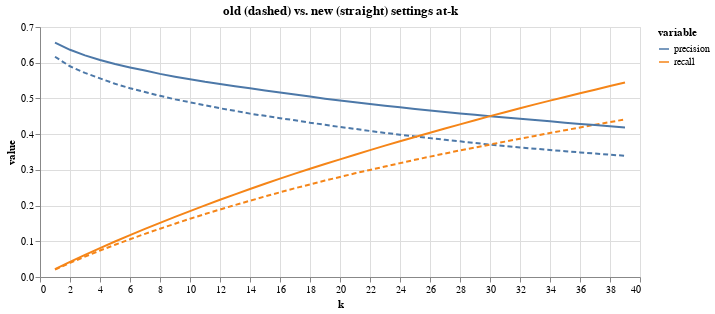

The notebook cell this image was saved under:
### Code cell
import altair as alt

p1 = (alt.Chart(plot_df.loc[lambda d: d['setting'] == 'orig'])
  .mark_line(strokeDash=[5,3])
  .encode(x='k', y='value', color='variable')
  .properties(width=600, height=250)
  .interactive())

p2 = (alt.Chart(plot_df.loc[lambda d: d['setting'] == 'new'])
  .mark_line()
  .encode(x='k', y='value', color='variable')
  .properties(width=600, height=250)
  .interactive())

(p1 + p2).properties(title="old (dashed) vs. new (straight) results at-k")

### Figure 1 — Vega-Lite specification as saved in the notebook (floating-point values rounded to 4 significant figures)
{"config": {"view": {"continuousWidth": 400, "continuousHeight": 300}}, "layer": [{"data": {"name": "data-dadf82f9e97c86c9e017e3d22ff7dcf6"}, "mark": {"type": "line", "strokeDash": [5, 3]}, "encoding": {"color": {"type": "nominal", "field": "variable"}, "x": {"type": "quantitative", "field": "k"}, "y": {"type": "quantitative", "field": "value"}}, "height": 250, "selection": {"selector029": {"type": "interval", "bind": "scales", "encodings": ["x", "y"]}}, "width": 600}, {"data": {"name": "data-b4b51f601ddf0705ff19eae62b3a4007"}, "mark": "line", "encoding": {"color": {"type": "nominal", "field": "variable"}, "x": {"type": "quantitative", "field": "k"}, "y": {"type": "quantitative", "field": "value"}}, "height": 250, "selection": {"selector030": {"type": "interval", "bind": "scales", "encodings": ["x", "y"]}}, "width": 600}], "title": "old (dashed) vs. new (straight) settings at-k", "$schema": "https://vega.github.io/schema/vega-lite/v4.8.1.json", "datasets": {"data-dadf82f9e97c86c9e017e3d22ff7dcf6": [{"k": 1, "setting": "orig", "variable": "precision", "value": 0.6167}, {"k": 2, "setting": "orig", "variable": "precision", "value": 0.59}, {"k": 3, "setting": "orig", "variable": "precision", "value": 0.5714}, {"k": 4, "setting": "orig", "variable": "precision", "value": 0.5562}, {"k": 5, "setting": "orig", "variable": "precision", "value": 0.541}, {"k": 6, "setting": "orig", "variable": "precision", "value": 0.5287}, {"k": 7, "setting": "orig", "variable": "precision", "value": 0.518}, {"k": 8, "setting": "orig", "variable": "precision", "value": 0.5073}, {"k": 9, "setting": "orig", "variable": "precision", "value": 0.4974}, {"k": 10, "setting": "orig", "variable": "precision", "value": 0.4892}, {"k": 11, "setting": "orig", "variable": "precision", "value": 0.4809}, {"k": 12, "setting": "orig", "variable": "precision", "value": 0.4724}, {"k": 13, "setting": "orig", "variable": "precision", "value": 0.4652}, {"k": 14, "setting": "orig", "variable": "precision", "value": 0.4574}, {"k": 15, "setting": "orig", "variable": "precision", "value": 0.4512}, {"k": 16, "setting": "orig", "variable": "precision", "value": 0.4447}, {"k": 17, "setting": "orig", "variable": "precision", "value": 0.4388}, {"k": 18, "setting": "orig", "variable": "precision", "value": 0.432}, {"k": 19, "setting": "orig", "variable": "precision", "value": 0.4263}, {"k": 20, "setting": "orig", "variable": "precision", "value": 0.42}, {"k": 21, "setting": "orig", "variable": "precision", "value": 0.4147}, {"k": 22, "setting": "orig", "variable": "precision", "value": 0.4089}, {"k": 23, "setting": "orig", "variable": "precision", "value": 0.4035}, {"k": 24, "setting": "orig", "variable": "precision", "value": 0.3985}, {"k": 25, "setting": "orig", "variable": "precision", "value": 0.3937}, {"k": 26, "setting": "orig", "variable": "precision", "value": 0.3888}, {"k": 27, "setting": "orig", "variable": "precision", "value": 0.3842}, {"k": 28, "setting": "orig", "variable": "precision", "value": 0.3798}, {"k": 29, "setting": "orig", "variable": "precision", "value": 0.3751}, {"k": 30, "setting": "orig", "variable": "precision", "value": 0.3708}, {"k": 31, "setting": "orig", "variable": "precision", "value": 0.3668}, {"k": 32, "setting": "orig", "variable": "precision", "value": 0.3628}, {"k": 33, "setting": "orig", "variable": "precision", "value": 0.3591}, {"k": 34, "setting": "orig", "variable": "precision", "value": 0.3557}, {"k": 35, "setting": "orig", "variable": "precision", "value": 0.3523}, {"k": 36, "setting": "orig", "variable": "precision", "value": 0.3489}, {"k": 37, "setting": "orig", "variable": "precision", "value": 0.3457}, {"k": 38, "setting": "orig", "variable": "precision", "value": 0.3425}, {"k": 39, "setting": "orig", "variable": "precision", "value": 0.3394}, {"k": 1, "setting": "orig", "variable": "recall", "value": 0.02056}, {"k": 2, "setting": "orig", "variable": "recall", "value": 0.03933}, {"k": 3, "setting": "orig", "variable": "recall", "value": 0.05714}, {"k": 4, "setting": "orig", "variable": "recall", "value": 0.07416}, {"k": 5, "setting": "orig", "variable": "recall", "value": 0.09017}, {"k": 6, "setting": "orig", "variable": "recall", "value": 0.1057}, {"k": 7, "setting": "orig", "variable": "recall", "value": 0.1209}, {"k": 8, "setting": "orig", "variable": "recall", "value": 0.1353}, {"k": 9, "setting": "orig", "variable": "recall", "value": 0.1492}, {"k": 10, "setting": "orig", "variable": "recall", "value": 0.1631}, {"k": 11, "setting": "orig", "variable": "recall", "value": 0.1763}, {"k": 12, "setting": "orig", "variable": "recall", "value": 0.189}, {"k": 13, "setting": "orig", "variable": "recall", "value": 0.2016}, {"k": 14, "setting": "orig", "variable": "recall", "value": 0.2135}, {"k": 15, "setting": "orig", "variable": "recall", "value": 0.2256}, {"k": 16, "setting": "orig", "variable": "recall", "value": 0.2372}, {"k": 17, "setting": "orig", "variable": "recall", "value": 0.2486}, {"k": 18, "setting": "orig", "variable": "recall", "value": 0.2592}, {"k": 19, "setting": "orig", "variable": "recall", "value": 0.27}, {"k": 20, "setting": "orig", "variable": "recall", "value": 0.28}, {"k": 21, "setting": "orig", "variable": "recall", "value": 0.2903}, {"k": 22, "setting": "orig", "variable": "recall", "value": 0.2998}, {"k": 23, "setting": "orig", "variable": "recall", "value": 0.3094}, {"k": 24, "setting": "orig", "variable": "recall", "value": 0.3188}, {"k": 25, "setting": "orig", "variable": "recall", "value": 0.328}, {"k": 26, "setting": "orig", "variable": "recall", "value": 0.337}, {"k": 27, "setting": "orig", "variable": "recall", "value": 0.3458}, {"k": 28, "setting": "orig", "variable": "recall", "value": 0.3545}, {"k": 29, "setting": "orig", "variable": "recall", "value": 0.3626}, {"k": 30, "setting": "orig", "variable": "recall", "value": 0.3708}, {"k": 31, "setting": "orig", "variable": "recall", "value": 0.3791}, {"k": 32, "setting": "orig", "variable": "recall", "value": 0.387}, {"k": 33, "setting": "orig", "variable": "recall", "value": 0.3951}, {"k": 34, "setting": "orig", "variable": "recall", "value": 0.4032}, {"k": 35, "setting": "orig", "variable": "recall", "value": 0.411}, {"k": 36, "setting": "orig", "variable": "recall", "value": 0.4186}, {"k": 37, "setting": "orig", "variable": "recall", "value": 0.4264}, {"k": 38, "setting": "orig", "variable": "recall", "value": 0.4338}, {"k": 39, "setting": "orig", "variable": "recall", "value": 0.4412}], "data-b4b51f601ddf0705ff19eae62b3a4007": [{"k": 1, "setting": "new", "variable": "precision", "value": 0.656}, {"k": 2, "setting": "new", "variable": "precision", "value": 0.6362}, {"k": 3, "setting": "new", "variable": "precision", "value": 0.6206}, {"k": 4, "setting": "new", "variable": "precision", "value": 0.6077}, {"k": 5, "setting": "new", "variable": "precision", "value": 0.5963}, {"k": 6, "setting": "new", "variable": "precision", "value": 0.5867}, {"k": 7, "setting": "new", "variable": "precision", "value": 0.578}, {"k": 8, "setting": "new", "variable": "precision", "value": 0.5687}, {"k": 9, "setting": "new", "variable": "precision", "value": 0.5609}, {"k": 10, "setting": "new", "variable": "precision", "value": 0.5539}, {"k": 11, "setting": "new", "variable": "precision", "value": 0.5467}, {"k": 12, "setting": "new", "variable": "precision", "value": 0.5407}, {"k": 13, "setting": "new", "variable": "precision", "value": 0.5342}, {"k": 14, "setting": "new", "variable": "precision", "value": 0.5282}, {"k": 15, "setting": "new", "variable": "precision", "value": 0.5222}, {"k": 16, "setting": "new", "variable": "precision", "value": 0.5163}, {"k": 17, "setting": "new", "variable": "precision", "value": 0.5109}, {"k": 18, "setting": "new", "variable": "precision", "value": 0.5053}, {"k": 19, "setting": "new", "variable": "precision", "value": 0.4993}, {"k": 20, "setting": "new", "variable": "precision", "value": 0.4942}, {"k": 21, "setting": "new", "variable": "precision", "value": 0.4891}, {"k": 22, "setting": "new", "variable": "precision", "value": 0.4843}, {"k": 23, "setting": "new", "variable": "precision", "value": 0.4798}, {"k": 24, "setting": "new", "variable": "precision", "value": 0.4752}, {"k": 25, "setting": "new", "variable": "precision", "value": 0.4706}, {"k": 26, "setting": "new", "variable": "precision", "value": 0.4661}, {"k": 27, "setting": "new", "variable": "precision", "value": 0.462}, {"k": 28, "setting": "new", "variable": "precision", "value": 0.4579}, {"k": 29, "setting": "new", "variable": "precision", "value": 0.454}, {"k": 30, "setting": "new", "variable": "precision", "value": 0.4504}, {"k": 31, "setting": "new", "variable": "precision", "value": 0.4466}, {"k": 32, "setting": "new", "variable": "precision", "value": 0.4431}, {"k": 33, "setting": "new", "variable": "precision", "value": 0.4395}, {"k": 34, "setting": "new", "variable": "precision", "value": 0.4358}, {"k": 35, "setting": "new", "variable": "precision", "value": 0.4322}, {"k": 36, "setting": "new", "variable": "precision", "value": 0.4287}, {"k": 37, "setting": "new", "variable": "precision", "value": 0.4253}, {"k": 38, "setting": "new", "variable": "precision", "value": 0.422}, {"k": 39, "setting": "new", "variable": "precision", "value": 0.4189}, {"k": 1, "setting": "new", "variable": "recall", "value": 0.02187}, {"k": 2, "setting": "new", "variable": "recall", "value": 0.04241}, {"k": 3, "setting": "new", "variable": "recall", "value": 0.06206}, {"k": 4, "setting": "new", "variable": "recall", "value": 0.08103}, {"k": 5, "setting": "new", "variable": "recall", "value": 0.09938}, {"k": 6, "setting": "new", "variable": "recall", "value": 0.1173}, {"k": 7, "setting": "new", "variable": "recall", "value": 0.1349}, {"k": 8, "setting": "new", "variable": "recall", "value": 0.1517}, {"k": 9, "setting": "new", "variable": "recall", "value": 0.1683}, {"k": 10, "setting": "new", "variable": "recall", "value": 0.1846}, {"k": 11, "setting": "new", "variable": "recall", "value": 0.2004}, {"k": 12, "setting": "new", "variable": "recall", "value": 0.2163}, {"k": 13, "setting": "new", "variable": "recall", "value": 0.2315}, {"k": 14, "setting": "new", "variable": "recall", "value": 0.2465}, {"k": 15, "setting": "new", "variable": "recall", "value": 0.2611}, {"k": 16, "setting": "new", "variable": "recall", "value": 0.2754}, {"k": 17, "setting": "new", "variable": "recall", "value": 0.2895}, {"k": 18, "setting": "new", "variable": "recall", "value": 0.3032}, {"k": 19, "setting": "new", "variable": "recall", "value": 0.3162}, {"k": 20, "setting": "new", "variable": "recall", "value": 0.3294}, {"k": 21, "setting": "new", "variable": "recall", "value": 0.3424}, {"k": 22, "setting": "new", "variable": "recall", "value": 0.3552}, {"k": 23, "setting": "new", "variable": "recall", "value": 0.3679}, {"k": 24, "setting": "new", "variable": "recall", "value": 0.3802}, {"k": 25, "setting": "new", "variable": "recall", "value": 0.3921}, {"k": 26, "setting": "new", "variable": "recall", "value": 0.4039}, {"k": 27, "setting": "new", "variable": "recall", "value": 0.4158}, {"k": 28, "setting": "new", "variable": "recall", "value": 0.4274}, {"k": 29, "setting": "new", "variable": "recall", "value": 0.4389}, {"k": 30, "setting": "new", "variable": "recall", "value": 0.4504}, {"k": 31, "setting": "new", "variable": "recall", "value": 0.4615}, {"k": 32, "setting": "new", "variable": "recall", "value": 0.4726}, {"k": 33, "setting": "new", "variable": "recall", "value": 0.4834}, {"k": 34, "setting": "new", "variable": "recall", "value": 0.4939}, {"k": 35, "setting": "new", "variable": "recall", "value": 0.5042}, {"k": 36, "setting": "new", "variable": "recall", "value": 0.5144}, {"k": 37, "setting": "new", "variable": "recall", "value": 0.5246}, {"k": 38, "setting": "new", "variable": "recall", "value": 0.5346}, {"k": 39, "setting": "new", "variable": "recall", "value": 0.5445}]}}
